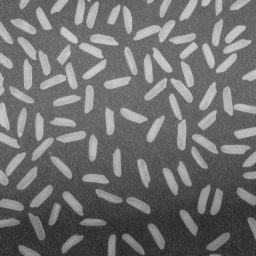
#> input picture Binaryzacja/rice.png, 256 x 256 px
$ jupyter execute 04_thresholding_hw.ipynb
#> lines starting #> are read from the running program, lines starting #| are printed output that depends on the picture; after the words box and inside, x2 and y2 are one past the last pixel; in counts of white or black regions, pixels touching at a corner belong together
# Binaryzacja

### Zadanie domowe - binaryzacja adaptacyjna w oknach z interpolacją.

Pokazana w ramach podstawowej części ćwiczenia binaryzacja adaptacyjna działa dobrze, ale jest dość złożona obliczeniowo (choć oczywiście należy mieć świadomość, że implementację można zoptymalizować i wyeliminować pewne powtarzające się obliczenia).
Zbliżone rozwiązanie można również realizować w nieco innym wariancie - w oknach.
Ogólna idea jest następująca: wejściowy obraz dzielimy na nienachodzące (rozłączne) okna - wygodnie jest założyć, że są one kwadratowe i o rozmiarze będącym potęgą liczby 2.
W każdym z okien obliczamy próg - niech to będzie średnia i stosujemy do binaryzacji lokalnej.
Jak nietrudno się domyślić efekt nie będzie dobry, gdyż na granicach okien wystąpią artefakty.
Aby je wyeliminować należy zastosować interpolację, co zostanie szczegółowo opisane poniżej.
Warto zaznaczyć, że podobny mechanizm interpolacji stosowany jest w poznanym wcześniej algorytmie CLAHE.
Zainteresowane osoby odsyłam do artykułu na [Wikipedii](https://en.wikipedia.org/wiki/Adaptive_histogram_equalization) oraz do artykułu o metodzie CLAHE - Zuiderveld, Karel. “Contrast Limited Adaptive Histograph Equalization.” Graphic Gems IV. San Diego: Academic Press Professional, 1994. 474–485.

Na początek zaimplementujemy wariant metody bez interpolacji:
1. Wczytaj obraz _rice.png_.
2. W dwóch pętlach `for`, dla okien o ustalonym wymiarze $W$ (potęga 2), oblicz średnią:
- pętle powinny mieć krok $W$,
- wynik (tj. średnie) należy zapisać w pomocniczej tablicy,
- przydatny operator to `//` - dzielenie całkowitoliczbowe (*floor division*).

3. W kolejnych dwóch pętlach `for` (tym razem o kroku 1) przeprowadź binaryzację z wyznaczonymi progami.
   Tu oczywiście należy się sprytnie odwołać do wyników z tablicy pomocniczej.
   Wyświetl wyniki - czy jest on poprawny?
   Podpowiedź - błędy lepiej widać dla mniejszego rozmiaru okna (np. 16 x 16).

[cell 1]
import cv2
import os
import requests
from matplotlib import pyplot as plt
import numpy as np

url = 'https://raw.githubusercontent.com/vision-agh/poc_sw/master/04_Thresholding/'

fileName = "rice.png"
if not os.path.exists(fileName):
    r = requests.get(url + fileName, allow_redirects=True)
    open(fileName, 'wb').write(r.content)

[cell 2]
def draw_img_g(img):
    fig, axs = plt.subplots(1,1)
    fig.set_size_inches(7,7)

    axs.axis('off')
    axs.imshow(img, 'gray')

[cell 3]
rice = cv2.imread("rice.png", cv2.IMREAD_GRAYSCALE)
#> rice is the input picture: shape (256, 256); min 40, max 204, mean 111.4

draw_img_g(rice)

[cell 4]
def adaptive_bin_without_interpolation(img, W = 32):
#> called with W = 32
    h, w = img.shape
#> h = 256; w = 256

    mean_table = np.zeros((h // W, w // W), dtype=np.float32)

    for i in range(0, h, W):
        for j in range(0, w, W):
            window = img[i:i+W, j:j+W]
            mean_table[i // W, j // W] = np.mean(window)
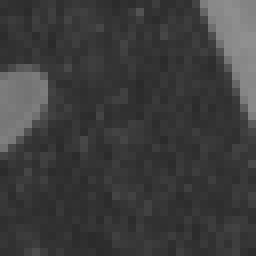
#> window: shape (32, 32) (shown 8 times larger); min 42, max 144, mean 61

    bin_img = np.zeros_like(img, dtype=np.uint8)

    for i in range(h):
        for j in range(w):
            threshold = mean_table[i // W, j // W]

            bin_img[i, j] = 255 if img[i, j] > threshold else 0
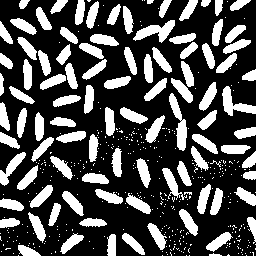
#> bin_img: shape (256, 256); 30.2% white; 445 white regions (348 under 20 px), largest, box (x1, y1, x2, y2) and area: (169, 93, 187, 151) 448, (133, 20, 175, 43) 429, (222, 86, 256, 116) 410

    return bin_img

[cell 5]
draw_img_g(adaptive_bin_without_interpolation(rice))
draw_img_g(adaptive_bin_without_interpolation(rice, 16))
#> call 2 of adaptive_bin_without_interpolation, with W = 16
#> after the loop in adaptive_bin_without_interpolation (call 2), `for i in range(h):`:
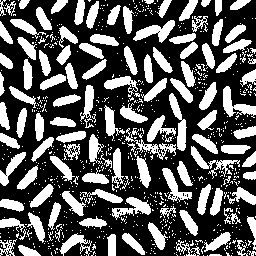
#> bin_img: shape (256, 256); 35.5% white; 744 white regions (626 under 20 px), largest, box (x1, y1, x2, y2) and area: (223, 86, 256, 118) 427, (169, 93, 187, 151) 427, (133, 20, 175, 43) 425

4. Rozwiązaniem problemu artefaktów na obrazie jest zastosowanie interpolacji.
   Próg binaryzacji dla danego piksela wyliczany jest na podstawie progów z sąsiednich okien.


   Koncepcja została przedstawiona na powyższym rysunku.
   Możliwe są 3 przypadki:
   - piksel leży w rogach obrazu (kolor czerwony) - wtedy za próg przyjmuje się wartość średniej obliczonej dla danego okna,
   - piksel leży na krawędzi obrazu (kolor zielony) - wtedy za próg przyjmuje się wartość obliczoną na podstawie średnich z dwóch sąsiednich okien,
   - piksel leży w środku (kolor fioletowy) - wtedy próg jest obliczany na podstawie 4 sąsiednich okien.

   Uwaga. Proszę zwrócić uwagę, że sprawa jest dość złożona.
   Obraz dzielimy na okna (dla nich liczymy średnią) i następnie każde z okien "wirtualnie" na cztery sub-okna (linie przerywane).
   To ułatwia znalezienie środków okien (czarne kwadraty), które są wykorzystywane w interpolacji.

5. Implementujemy interpolację.
   Potrzebujemy do tego znać progi (jeden, dwa lub cztery), ale dla przejrzystości obliczeń lepiej zawsze przyjąć cztery oraz odległości od rozważnego piksela do środka sąsiednich okien (też w ogólnym przypadku 4):
   - całość sprowadza się do określania pozycji piksela,
   - na początek rozważmy przypadek czterech narożników (kolor czerwony na rysunku) - trzeba napisać `if`, który je wyznaczy,
   - warto sprawdzić, czy nie popełniliśmy błędu i np. tymczasowo do obrazu wynikowego w tym miejscu przypisać wartość 255. Efekt powinien być taki, że widoczne będą tylko narożniki.
   - drugi przypadek do brzegi (kolor zielony) - postępujemy podobnie jak przy narożnikach, przy czym osobno wydzielamy brzegi pionowe i poziome. Tu też warto sobie obrazek "pokolorować".
   - na koniec wyznaczamy piksele w środku.
   - analizując poprawność proszę zwrócić uwagę na to, żeby nie było przerw pomiędzy obszarami.
   - mając podział możemy dla każdego z obszarów wyliczyć cztery progi ($t11, t12, t21, t22$):
        - dla narożników wartość ta będzie identyczna i wynosi po prostu `t11 =t[jT][iT]`, gdzie `iT=i//W` oraz `jT=j//W`.
          Uwaga. Proszę używać indeksów tymczasowych $jT,iT$, gdyż będą potrzebne w dalszych obliczeniach.
        - dla brzegów pionowych występują dwie wartości: okno bieżące i sąsiednie.
          Wyznaczenie współrzędnej poziomej jest proste (jak dla narożników).
          Nad współrzędną pionową trzeba się chwilę zastanowić - aby nie rozważać wielu przypadków można od bieżącej współrzędnej odjąć połowę rozmiaru okna i dopiero później wykonać dzielenie przez rozmiar okna.
          W ten sposób otrzymujemy indeks okna o mniejszej współrzędnej.
          Indeks drugiego uzyskamy dodając 1.
          Proszę się zastanowić dlaczego to działa - najlepiej to sobie rozrysować.
        - dla brzegów poziomych należy postąpić analogicznie,
        - obliczenia dla obszaru wewnątrz powinny być już oczywiste.
   - kolejny krok to wyliczenie odległości pomiędzy rozważanym pikselem, a czterema środkami.
     Przykładowo dla osi X wygląda to następująco: `dX1 = i - W/2 - iT*W` oraz `dX2 = (iT+1)*W - i-W/2`.
     Dla osi Y analogicznie.
     Ponownie proszę się zastanowić dlaczego to jest poprawne - najlepiej to sobie narysować.
   - ostatni krok to interpolacja dwuliniowa.
     Wykonamy ją w trzech krokach:
     - interpolacja w osi X dla dwóch górnych okien - sprowadza się ona do średniej ważonej pomiędzy wartościami $t11$ i $t12$, przy czym wagi to odpowiednio $dX2/W$ i $dX1/W$.
       Ponownie na podstawie rysunku proszę to przemyśleć.
     - interpolacja w osi X dla dolnych okien jest analogiczna,
     - interpolacja w osi Y również jest analogiczna, z tym, że wejściem są dwa wyniki interpolacji w poziomie.

6. "Kropka nad i" to oczywiście binaryzacja z wyznaczonym poprzez interpolację progiem - proszę dobrać rozmiar okna.
7. Na koniec proszę porównać na wspólnym rysunku poznane metody binaryzacji:
- Otsu,
- lokalna na podstawie średniej,
- lokalna Sauvoli,
- lokalna w oknach bez interpolacji,
- lokalna w oknach z interpolacją.

Proszę pod porównaniem, w osobnej sekcji *markdown*, krótko skomentować uzyskane wyniki.

[cell 6]
def adaptive_bin_with_interpolation(img, W = 32):
#> called with W = 32
    h, w = img.shape
#> h = 256; w = 256
    mean_table = np.zeros((h // W, w // W), dtype=np.float32)

    for i in range(0, h, W):
        for j in range(0, w, W):
            window = img[i:i+W, j:j+W]
            mean_table[i // W, j // W] = np.mean(window)

    bin_img = np.zeros_like(img, dtype=np.uint8)

    for i in range(h):
        for j in range(w):
            iT, jT = i // W, j // W

            if (i < W//2 or i >= h - W//2) and (j < W//2 or j >= w - W//2):
                #corners
                threshold = mean_table[iT, jT]
                bin_img[i, j] = 255 if img[i, j] > threshold else 0

            elif (i < W//2 or i >= h - W//2) and (W//2 <= j < w - W//2):
                #borders horizontal
                jT = (j - W//2) // W

                t11 = mean_table[iT, jT]
                t12 = mean_table[iT, jT + 1]

                dX1 = j - W//2 - jT * W
                dX2 = (jT + 1) * W - j + W//2

                interpolated_threshold = (dX2 / W) * t11 + (dX1 / W) * t12

                bin_img[i, j] = 255 if img[i, j] > interpolated_threshold else 0

            elif (W//2 <= i < h - W//2) and (j < W//2 or j >= w - W//2):
                #borders vertical
                iT = (i - W//2) // W

                t11 = mean_table[iT, jT]
                t21 = mean_table[iT + 1, jT]

                dY1 = i - W/2 - iT * W
                dY2 = (iT + 1) * W - i + W/2

                interpolated_threshold = (dY2 / W) * t11 + (dY1 / W) * t21

                bin_img[i, j] = 255 if img[i, j] > interpolated_threshold else 0

            else:
                #center
                iT = (i - W//2) // W
                jT = (j - W//2) // W

                t11 = mean_table[iT, jT]
                t12 = mean_table[iT, jT + 1]
                t21 = mean_table[iT + 1, jT]
                t22 = mean_table[iT + 1, jT + 1]

                dX1 = j - W//2 - jT * W
                dX2 = (jT + 1) * W - j + W//2
                dY1 = i - W/2 - iT * W
                dY2 = (iT + 1) * W - i + W/2

                interpolation1 = (dX2 / W) * t11 + (dX1 / W) * t12
                interpolation2 = (dX2 / W) * t21 + (dX1 / W) * t22

                interpolated_threshold = (dY2 / W) * interpolation1 + (dY1 / W) * interpolation2

                bin_img[i, j] = 255 if img[i, j] > interpolated_threshold else 0
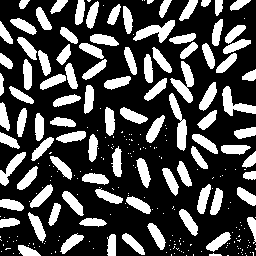
#> bin_img: shape (256, 256); 29.6% white; 263 white regions (168 under 20 px), largest, box (x1, y1, x2, y2) and area: (170, 61, 194, 103) 440, (169, 93, 187, 151) 440, (133, 20, 175, 43) 433

    return bin_img

[cell 7]
draw_img_g(adaptive_bin_with_interpolation(rice))
draw_img_g(adaptive_bin_with_interpolation(rice, 16))
#> call 2 of adaptive_bin_with_interpolation, with W = 16
#> after the loop in adaptive_bin_with_interpolation (call 2), `for i in range(h):`:
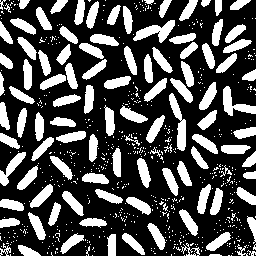
#> bin_img: shape (256, 256); 30.9% white; 646 white regions (539 under 20 px), largest, box (x1, y1, x2, y2) and area: (133, 20, 175, 43) 429, (169, 93, 186, 151) 428, (223, 86, 256, 116) 393
draw_img_g(adaptive_bin_with_interpolation(rice, 64))
#> call 3 of adaptive_bin_with_interpolation, with W = 64
#> after the loop in adaptive_bin_with_interpolation (call 3), `for i in range(0, h, W):`:
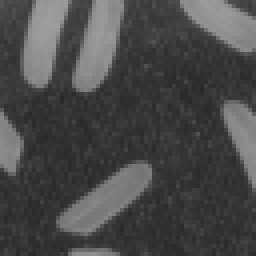
#> window: shape (64, 64) (shown 4 times larger); min 40, max 158, mean 73
#> after the loop in adaptive_bin_with_interpolation (call 3), `for i in range(0, h, W):`: mean_table = [[127.8, 134.2, 133.6, 128.7], [132.5, 131.7, 133.6, 123.9], [115.2, 108.3, 106.9, 105.3], [79.97, 77.22, 71.3, 72.97]]
#> after the loop in adaptive_bin_with_interpolation (call 3), `for i in range(h):`:
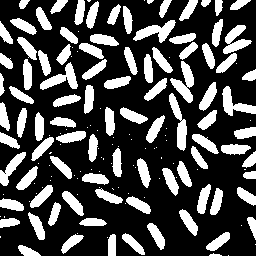
#> bin_img: shape (256, 256); 29.4% white; 163 white regions (70 under 20 px), largest, box (x1, y1, x2, y2) and area: (170, 61, 194, 103) 456, (169, 93, 187, 151) 443, (133, 20, 176, 43) 433

[cell 8]
def BIN(img, treshhold):
    return (img > treshhold).astype(np.uint8)

def otsu(img):
    norm_hist = np.squeeze(cv2.calcHist([img], [0], None, [256], [0, 256]) / img.size)
#> norm_hist = 256 values, max 0.0242 at index 104, min 0 at index 0, mean 0.00391

    m_G = np.dot(np.arange(0, 256), norm_hist)
#> m_G = 111.4
    sigma_B_2 = np.zeros(256)

    P_0 = 0
    m_k = 0
    for k in range(256):
        P_0 += norm_hist[k]
        if not 0.0 < P_0 < 1.0:
            continue

        m_k += k * norm_hist[k]
        sigma_B_2[k] = np.square(m_G * P_0 - m_k) / (P_0 * (1 - P_0))
#> this loop made 256 passes
#> P_0 on passes 1 to 3: 0, 0, 0
#> after the loop, P_0 = 1; m_k = 111.4; sigma_B_2 = 256 values, max 1310.7 at index 131, min 0 at index 0, mean 535.8
#> in BIN, `return (img > treshhold).astype(np.uint8)`:
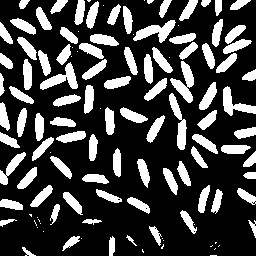
#> returned value: shape (256, 256); values 0 (black) and 1 (white), 25.8% white; 121 white regions (30 under 20 px), largest, box (x1, y1, x2, y2) and area: (170, 61, 194, 103) 451, (133, 20, 176, 43) 437, (40, 62, 78, 90) 427

    return np.argmax(sigma_B_2)

def local_threshold(img, W = 15):
#> called with W = 30
    X, Y = img.shape
#> X = 256; Y = 256

    bin_img = np.zeros(img.shape)

    for j in range(W//2, Y - W//2):
        for i in range(W//2, X - W//2):
            local_mean = np.mean(img[i-W//2:i+W//2, j-W//2:j+W//2])
            bin_img[i, j] = img[i, j] > local_mean
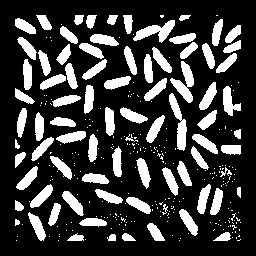
#> bin_img: shape (256, 256) float64; values 0 (black) and 1 (white), 23.4% white; 310 white regions (229 under 20 px), largest, box (x1, y1, x2, y2) and area: (170, 61, 194, 103) 444, (169, 93, 187, 151) 435, (133, 20, 175, 43) 427

    return bin_img

def sauvol_pietikainen(img, W = 15, k = 0.15, R = 128, sign = 1):
#> called with W = 15, k = 0.15, R = 128, sign = -1
    X, Y = img.shape
#> X = 256; Y = 256

    bin_img = np.zeros(img.shape)

    for j in range(W//2, Y - W//2):
        for i in range(W//2, X - W//2):
            window = img[i-W//2:i+W//2, j-W//2:j+W//2]
            local_mean = np.mean(window)
            local_std = np.std(window)
            bin_img[i][j] = img[i][j] > local_mean * (1 + sign * k * (local_std / R - 1))
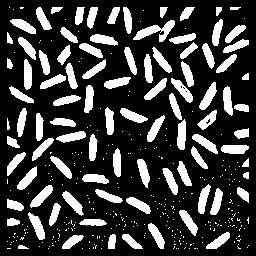
#> bin_img: shape (256, 256) float64; values 0 (black) and 1 (white), 23.7% white; 363 white regions (271 under 20 px), largest, box (x1, y1, x2, y2) and area: (133, 20, 175, 42) 369, (199, 82, 217, 110) 230, (30, 185, 53, 208) 230

    return bin_img

[cell 9]
rice_otsu = BIN(rice, otsu(rice))
rice_local = local_threshold(rice, 30)
rice_sauvol = sauvol_pietikainen(rice, sign=-1)

[cell 10]
fig, axs = plt.subplots(5,1)
fig.set_size_inches(7, 45)

axs[0].axis('off')
axs[0].set_title("Otsu")
axs[0].imshow(rice_otsu, 'gray')

axs[1].axis('off')
axs[1].set_title("Local threshold | W = 30")
axs[1].imshow(rice_local, 'gray')

axs[2].axis('off')
axs[2].set_title("Sauvol-Pietikainen | W = 15")
axs[2].imshow(rice_sauvol, 'gray')

axs[3].axis('off')
axs[3].set_title("Adaptive threshold without interpolation | W = 32")
axs[3].imshow(adaptive_bin_without_interpolation(rice), 'gray')

axs[4].axis('off')
axs[4].set_title("Adaptive threshold with interpolation | W = 64")
axs[4].imshow(adaptive_bin_with_interpolation(rice, 64), 'gray')

$ run again, with Binaryzacja/catalogue.png copied over Binaryzacja/rice.png
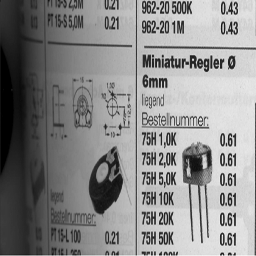
#> input picture Binaryzacja/catalogue.png, 256 x 256 px
#> rice is the input picture: shape (256, 256); min 0, max 251, mean 138
#> after the loop in adaptive_bin_with_interpolation (call 3), `for i in range(0, h, W):`: mean_table = [[61.33, 142.2, 159.8, 192.2], [50.81, 143.6, 174.2, 210.1], [57.69, 124.1, 162, 176.3], [64.3, 127.8, 169.8, 192.1]]
#> after the loop in adaptive_bin_with_interpolation (call 3), `for i in range(h):`:
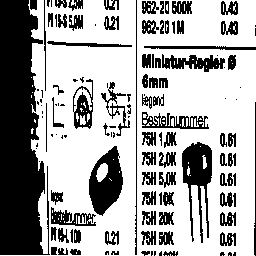
#> bin_img: shape (256, 256); 66.1% white; 128 black regions (44 under 20 px), largest, box (x1, y1, x2, y2) and area: (0, 0, 50, 255) 9523, (182, 142, 212, 243) 1451, (89, 146, 123, 216) 1432
#> norm_hist = 256 values, max 0.0154 at index 0, min 0 at index 243, mean 0.00391
#> m_G = 138
#> the loop in otsu, `for k in range(256):` made 256 passes
#> (P_0, m_k) on passes 1 to 3: (0.0154, 0), (0.0156, 0.000244), (0.0159, 0.000671)
#> after the loop in otsu, `for k in range(256):`: P_0 = 1; m_k = 138; sigma_B_2 = 256 values, max 3771.9 at index 128, min 0 at index 251, mean 2237.4
#> after the loop in sauvol_pietikainen, `for j in range(W//2, Y - W//2):`:
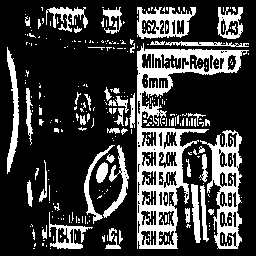
#> bin_img: shape (256, 256) float64; values 0 (black) and 1 (white), 24.7% white; 306 white regions (251 under 20 px), largest, box (x1, y1, x2, y2) and area: (137, 43, 249, 249) 5956, (200, 130, 242, 249) 1967, (137, 7, 196, 39) 957
